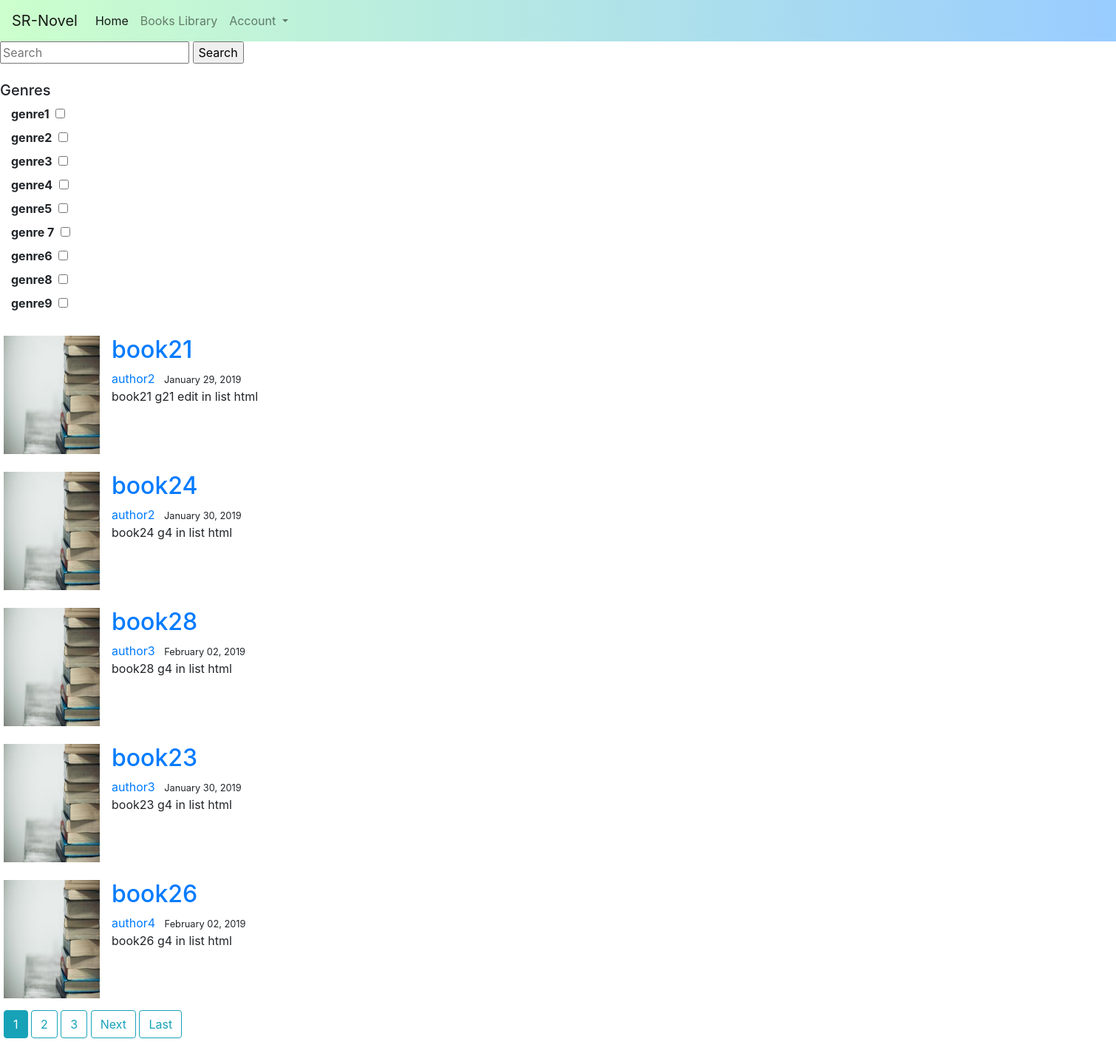
Page /application/books/ on the committed database.
### application/models.py (models this page shows, shortened)
class Genre(models.Model):
    name = models.CharField(max_length=200, help_text='Enter a book genre (e.g. Science Fiction)')
    def __str__(self):
        return '%s' % (self.name)

class Book(models.Model):
    title = models.CharField(max_length=200,blank=True, null=True)
    author = models.ForeignKey('Author', on_delete=models.SET_NULL,blank=True, null=True)
    summary = models.TextField(max_length=1000, help_text='Enter a brief description of the book')
    isbn = models.CharField('ISBN', max_length=13, help_text='13 Character <a href="https://www.isbn-international.org/content/what-isbn">ISBN number</a>')
    genre = models.ManyToManyField(Genre, help_text='Select a genre for this book')
    wordCount = models.IntegerField(default=0)
    chapterCount = models.IntegerField(default=0)
    bookFile = models.FileField(blank=True, null=True)
    like = models.IntegerField(default=0)
    date_uploaded = models.DateTimeField(default = timezone.now)
    bookImage = models.FileField(default ='default_book.jpg', upload_to='book_images')
    created_author= models.ForeignKey(User,on_delete=models.SET_NULL, blank=True, null=True)
    class Meta:
        ordering = ['-wordCount']

class Author(models.Model):
    authorName = models.CharField(max_length=200)
    """authorId = models.CharField(max_length=200,blank=True, null=True)"""
    """bookId = models.OneToManyField()" "book of author ownered"""
    def __str__(self):
        return '%s' % (self.authorName)

### application/views.py (the view, shortened to what this page needs)
# urls.py: path('books/', BookListView.as_view(),name='booklist'),
class BookListView(ListView):
    model = Book
    template_name= 'application/book_list.html'
    context_object_name='booklist'
    ordering = ['-date_uploaded']
    paginate_by = 5
    def get_context_data(self, **kwargs):
        context = super(BookListView, self).get_context_data(**kwargs)
        q = self.request.GET.get('q')
        genres = Genre.objects.all()
        context['searchq'] = q
        context['genre_list']= genres
        return context
    def get_queryset(self):
        query = self.request.GET.getlist("q", None)
        qs = Book.objects.all()
        print(query)
        return qs

### application/templates/application/book_list.html (shortened to what this page needs)
{% extends "home_base.html" %}
{% block content %}
	<div id="container">
		<div class="sidenav" style="align-items: left;width: 350px;">
	<form method="GET" action="/application/books/" style="width: 350px;">
		<input type="text" name="q" placeholder="Search" value ="{{ query|escape }}">
		<input class="searchbutton" type="submit" value="Search">
		<h5><br>Genres</h5>
		<b>
		<div>
		{% for genre in genre_list %}
		<label class="container">
			{{ genre }}
			<input type="checkbox" style="margin-left: 5;margin-right: 30" name="q" value="{{ genre|escape }}">
		</label>
		{% endfor %}</div>
		</b>
	</form>
</div>
<div id="center">
	{% for book in booklist %}
		<article class="media content-section" style="width:1500px; margin:0 auto;">
		 	<img class="rectangle article-img ml-10 mb-3 mr-3 mt-2" src="{{ book.bookImage.url }}" width="130px" height="160px">
		 	<div class="media-body ml-10 mb-3 mr-3 mt-2">
		 		<h2><a class = "article-title" href=" {% url 'book-detail' book.id %} "> {{ book.title }} </a></h2>
		 		<div class="article-metadata">
		 			<a class="mr-2" href="#"> {{ book.author }}</a>
		 			<small class="test-muted"> {{ book.date_uploaded|date:"F d, Y" }}  </small>
		 		</div>
		 		<p class="article-content"> {{ book.summary }} in list html</p>
		 	</div>
		 </article>
	{% endfor %}
	<div style="width:1500px; margin:0 auto;">
	{% if is_paginated %}
		{% for num in page_obj.paginator.page_range %}
			{% if page_obj.number == num %}
				{% if searchq %}
					<a class="btn btn-info mb-4" href="/application/books/?q={{searchq}}&page={{ num }}"> {{ num }}</a>
				{% else %}
					<a class="btn btn-info mb-4" href="?page={{ num }}"> {{ num }}</a>
				{% endif %}
			{% elif num > page_obj.number|add:'-3' and num < page_obj.number|add:'3' %}
				{% if searchq %}
					<a class="btn btn-outline-info mb-4" href="/application/books/?q={{searchq}}&page={{ num }}"> {{ num }}</a>
				{% else %}
					<a class="btn btn-outline-info mb-4" href="?page={{ num }}"> {{ num }}</a>
				{% endif %}
			{% endif %}
		{% endfor %}
		{% if page_obj.has_next %}
			{% if searchq %}
				<a class="btn btn-outline-info mb-4" href="/application/books/?q={{searchq}}&page= {{ page_obj.next_page_number }}">Next</a>
				<a class="btn btn-outline-info mb-4" href="/application/books/?q={{searchq}}&page= {{ page_obj.paginator.num_pages }}">Last</a>
			{% else %}
				<a class="btn btn-outline-info mb-4" href="?page={{ page_obj.next_page_number }}">Next</a>
				<a class="btn btn-outline-info mb-4" href="?page={{ page_obj.paginator.num_pages }}">Last</a>
			{% endif %}
		{% endif%}
	{% endif %}
	</div>
</div>
</div>
{% endblock %}

### rows in the picture
Genre: name "genre1"
Genre: name "genre2"
Genre: name "genre3"
Genre: name "genre4"
Genre: name "genre5"
Genre: name "genre 7"
Genre: name "genre6"
Genre: name "genre8"
Genre: name "genre9"
Book: bookImage (placeholder picture), title "book21", author "author2", date_uploaded "January 29, 2019", summary "book21 g21 edit"
Book: bookImage (placeholder picture), title "book24", author "author2", date_uploaded "January 30, 2019", summary "book24 g4"
Book: bookImage (placeholder picture), title "book28", author "author3", date_uploaded "February 02, 2019", summary "book28 g4"
Book: bookImage (placeholder picture), title "book23", author "author3", date_uploaded "January 30, 2019", summary "book23 g4"
Book: bookImage (placeholder picture), title "book26", author "author4", date_uploaded "February 02, 2019", summary "book26 g4"

### other values in the picture
{{ num }} "1"
{{ num }} "2" "3"
